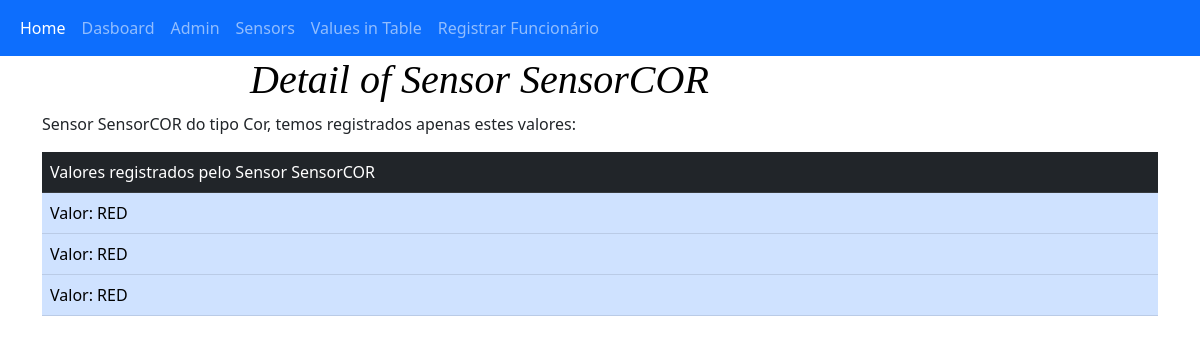
Page /sensors/detail/3/ on the committed database.
### dashboard/models.py (models this page shows, shortened)
class Sensor(models.Model):
    NO_COLOR = 'v'
    RED = 'r'
    GREEN = 'g'
    BLUE = 'b'
    COLOR = 'C'
    CURRENT = 'A'
    VOLTAGE = 'V'
    LEVEL = 'L'
    FLOW_RATE = 'F'
    TEMPERATURE = 'T'
    TYPES_SENSORS = [
        (COLOR, "COR"),
        (CURRENT, "CORRENTE"),
        (VOLTAGE, "TENSÃO"),
        (LEVEL, "NÍVEL"),
        (FLOW_RATE, "VAZÃO"),
        (TEMPERATURE, "TEMPERATURA"),
    ]
    SENSOR_COLOR_CHOICE = [
        (NO_COLOR, 'Sem Cor'),
        (RED, 'Vermelho'),
        (GREEN, 'Verde'),
        (BLUE, 'Azul'),
    ]
    model = models.CharField(null=False, blank=False, max_length=20)
    type_sensor = models.CharField(null=True, blank=True, max_length=25, choices=TYPES_SENSORS)
    type_sensor_str = ''
    @staticmethod
    def __str_type(type_sensor=None):
        if not(type_sensor is None):
            if type_sensor == 'C':
                return "Cor"
        return f'None Type'
    @property
    def type_sensor_str(self):
        return self.__str_type(self.type_sensor)
    def __str__(self):
        return f'{self.model}'

class Value(models.Model):
    id_sensor = models.ForeignKey(Sensor, on_delete=models.CASCADE,)
    value = models.CharField(blank=False, null=False, max_length=10)
    value_show = ''
    @property
    def value_show(self):
        return f'Valor: {self.value}'

### dashboard/views.py (the view)
# urls.py: path('detail/<int:id>/', SensorDetailView.as_view(), name='detail-sensor'),
class SensorDetailView(View):
    @staticmethod
    def get(request, id):
        sensor = Sensor.objects.get(pk=id)
        context = {
            'title_page': 'Sensor Detail',
            'titulo': f'Detail of Sensor {sensor}',
            'sensor': sensor,
            'values': SensorDetailView.get_values_sensor(sensor),
            'home': False
        }
        return render(request, 'dashboard/SensorDetail.html', context)
    @classmethod
    def get_values_sensor(cls, sensor: Sensor):
        values = Value.objects.filter(id_sensor__id=sensor.pk)
        return values

### dashboard/templates/dashboard/SensorDetail.html
{% extends 'base.html' %}
{% load static %}
{% block cssExtern %}
    <link rel="stylesheet" type="text/css" href="{% static 'css/containers.css' %}">
    <link rel="stylesheet" type="text/css" href="{% static 'css/fonts.css' %}">
    <link rel="stylesheet" type="text/css" href="{% static 'css/img.css' %}">
    <link rel="stylesheet" type="text/css" href="{% static 'css/links.css' %}">
    <link rel="stylesheet" type="text/css" href="{% static 'css/randons.css' %}">
    <link rel="stylesheet" type="text/css" href="{% static 'css/tables.css' %}">
{% endblock %}
{% block content %}
    <div class="container">
      <h1 style="color: black;"> {{ titulo }} </h1>
      <p>Sensor {{ sensor.model }} do tipo {{ sensor.type_sensor_str }}, temos registrados apenas estes valores: </p>
      <table class="table table-hover">
          <tr class="table-dark">
              <td class="table-dark">Valores registrados pelo Sensor {{ sensor }}</td>
          </tr>
          {% for value in values %}
            <tr class="table-primary"> <td class="table-primary container"> {{ value.value_show }} </td> </tr>
          {% endfor %}
      </table>
    </div>
{% endblock %}

### rows in the picture
Sensor: model "SensorCOR", type_sensor_str "Cor"
Value: value_show "Valor: RED"
Value: value_show "Valor: RED"
Value: value_show "Valor: RED"

### other values in the picture
{{ titulo }} "Detail of Sensor SensorCOR"
